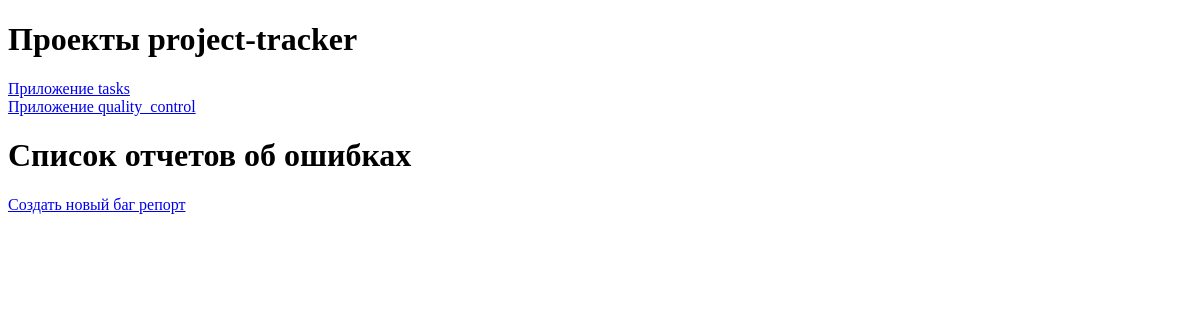
Before: /quality_сontrol/bugs/ with the older database file.
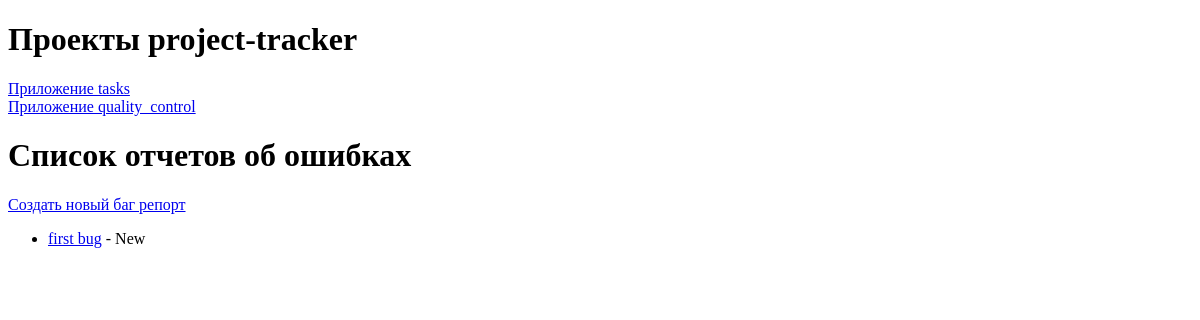
After: the same page with the newer database file.
### quality_control/models.py (models this page shows)
class BugReport(models.Model):
    STATUS_CHOICES = [
        ('New', 'Новая'),
        ('In_progress', 'В работе'),
        ('Completed', 'Завершена')
    ]
    title = models.CharField(max_length=100)
    description = models.TextField()
    project = models.ForeignKey(
        Project,
        related_name='bug_report',
        on_delete=models.CASCADE
    )
    task = models.ForeignKey(
        Task,
        related_name="bug_report",
        on_delete=models.SET_NULL,
        null=True,
        blank=True
    )
    status = models.CharField(
        max_length=50,
        choices=STATUS_CHOICES,
        default='New'
    )
    priority = models.PositiveIntegerField(
        validators=[MaxValueValidator(5)]
    )
    created_at = models.DateTimeField(auto_now_add=True)
    update_at = models.DateTimeField(auto_now=True)

### quality_control/views.py (called while the page is built)
def bug_list(request):
    bugs = BugReport.objects.all()
    return render(request, 'quality_control/bugs_list.html', {'bugs_list': bugs})

### quality_control/templates/quality_control/bugs_list.html
<!DOCTYPE html>
<html lang="en">
{% extends 'base/base.html' %}
{% block content %}
<h1>Cписок отчетов об ошибках</h1>
<p><a href="{% url 'quality_control:create_bug_report'%}">Создать новый баг репорт</a></p>
<ul>
    {% for bug in bugs_list %}
    <li><a href="{% url 'quality_control:bug_detail' bug.id %}">{{ bug.title }}</a> - {{ bug.status }}</li>
    {% endfor %}
</ul>
{% endblock %}

Changed rows visible on the page:
added BugReport: title "first bug", status "New"
